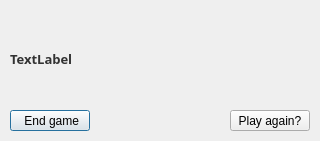
<?xml version="1.0" encoding="UTF-8"?>
<ui version="4.0">
 <class>game_result_display</class>
 <widget class="QDialog" name="game_result_display">
  <property name="windowModality">
   <enum>Qt::WindowModal</enum>
  </property>
  <property name="geometry">
   <rect>
    <x>0</x>
    <y>0</y>
    <width>320</width>
    <height>141</height>
   </rect>
  </property>
  <property name="sizePolicy">
   <sizepolicy hsizetype="Preferred" vsizetype="Preferred">
    <horstretch>0</horstretch>
    <verstretch>0</verstretch>
   </sizepolicy>
  </property>
  <property name="minimumSize">
   <size>
    <width>320</width>
    <height>141</height>
   </size>
  </property>
  <property name="maximumSize">
   <size>
    <width>320</width>
    <height>141</height>
   </size>
  </property>
  <property name="windowTitle">
   <string>Game result</string>
  </property>
  <widget class="QLabel" name="label">
   <property name="geometry">
    <rect>
     <x>10</x>
     <y>50</y>
     <width>271</width>
     <height>17</height>
    </rect>
   </property>
   <property name="minimumSize">
    <size>
     <width>271</width>
     <height>0</height>
    </size>
   </property>
   <property name="font">
    <font>
     <family>Gadugi</family>
     <pointsize>10</pointsize>
     <weight>75</weight>
     <bold>true</bold>
    </font>
   </property>
   <property name="styleSheet">
    <string notr="true">color:rgb(50, 50, 50)</string>
   </property>
   <property name="text">
    <string>TextLabel</string>
   </property>
  </widget>
  <widget class="QPushButton" name="pushButton">
   <property name="geometry">
    <rect>
     <x>10</x>
     <y>110</y>
     <width>80</width>
     <height>21</height>
    </rect>
   </property>
   <property name="text">
    <string> End game</string>
   </property>
  </widget>
  <widget class="QPushButton" name="pushButton_2">
   <property name="geometry">
    <rect>
     <x>230</x>
     <y>110</y>
     <width>80</width>
     <height>21</height>
    </rect>
   </property>
   <property name="text">
    <string>Play again?</string>
   </property>
  </widget>
 </widget>
 <tabstops>
  <tabstop>pushButton_2</tabstop>
  <tabstop>pushButton</tabstop>
 </tabstops>
 <resources/>
 <connections/>
</ui>
